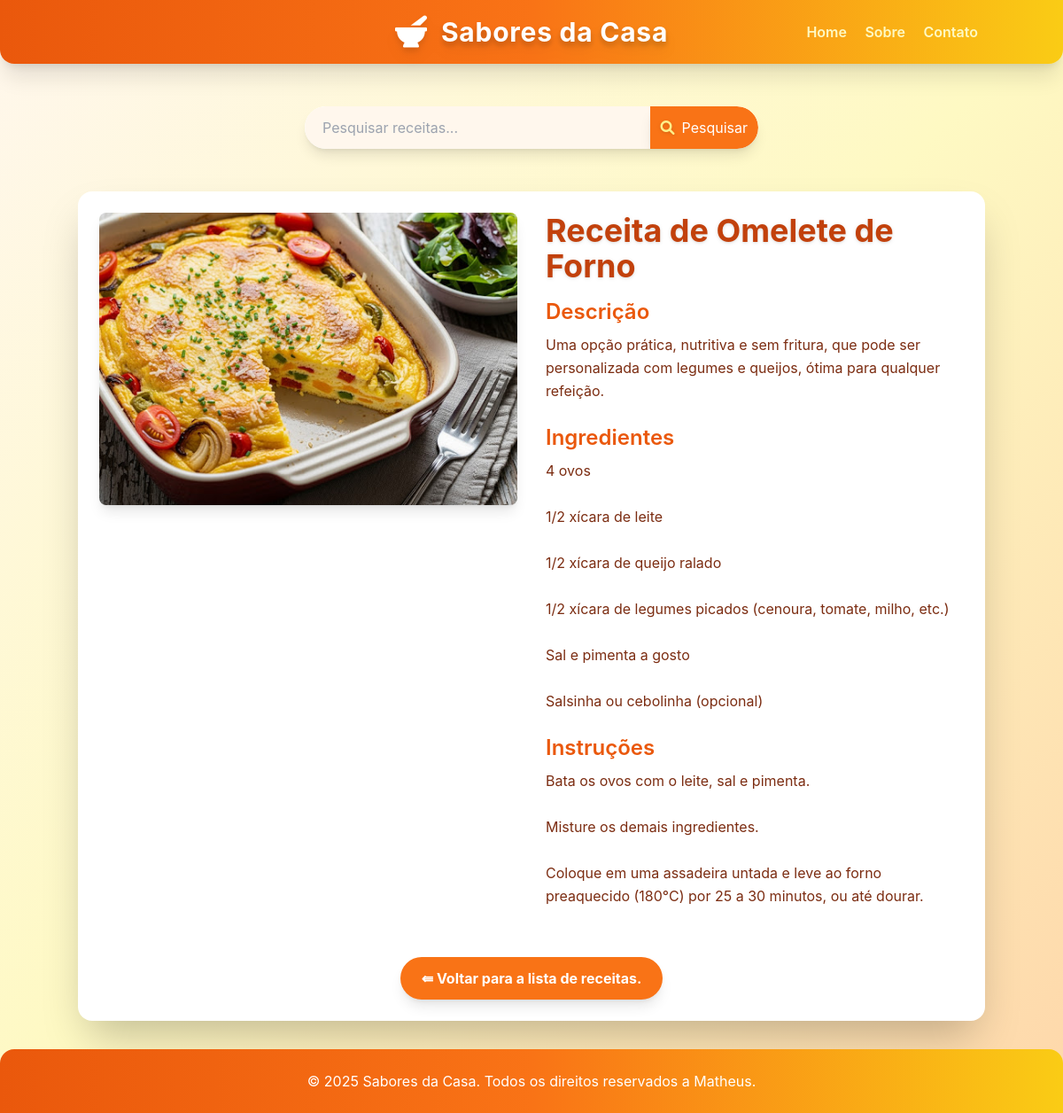
The app's page /receitas/receita/4/ with its own data.
### receitas/models.py (models this page shows, shortened)
class Receita(models.Model):
    CATEGORIAS = [
        ("doces", "Doces"),
        ("salgadas", "Salgadas"),
        ("bebidas", "Bebidas"),
    ]
    title = models.CharField(max_length=200)
    description = models.TextField()
    ingredients = models.TextField()
    instructions = models.TextField()
    categoria = models.CharField(max_length=20, choices=CATEGORIAS, default="doces")
    image = models.ImageField(upload_to="receitas/images/", null=True, blank=True)
    created_at = models.DateTimeField(auto_now_add=True)
    updated_at = models.DateTimeField(auto_now=True)
    class Meta:
        verbose_name = "Receita"
        verbose_name_plural = "Receitas"
        ordering = ["-created_at"]

### receitas/views.py (the view)
# urls.py: path('receita/<int:id>/', views.receita_detail, name='receita_detail'),
def receita_detail(request, id):
    receita = get_object_or_404(Receita, pk=id)
    return render(request, "receitas/receita_detail.html", {"receita": receita})

### receitas/templates/receitas/receita_detail.html (shortened to what this page needs)
{% extends "receitas/base.html" %}
{% block content %}
<div class="flex flex-col md:flex-row gap-8">
    {% if receita.image %}
    <div class="md:w-1/2">
        <img src="{{ receita.image.url }}" alt="[Imagem da {{ receita.title }}]"
            class="w-full h-auto object-cover rounded-lg shadow-lg transition-shadow duration-300">
    </div>
    {% endif %}
    <div class="md:w-1/2">
        <h2 class="text-4xl font-bold text-orange-700 mb-4 drop-shadow">{{ receita.title }}</h2>
        <h3 class="text-2xl font-semibold text-orange-600 mb-2">Descrição</h3>
        <p class="text-orange-900 mb-6 leading-relaxed">{{ receita.description }}</p>
        <h3 class="text-2xl font-semibold text-orange-600 mb-2">Ingredientes</h3>
        <p class="text-orange-900 mb-6 leading-relaxed whitespace-pre-wrap">{{ receita.ingredients }}</p>
        <h3 class="text-2xl font-semibold text-orange-600 mb-2">Instruções</h3>
        <p class="text-orange-900 mb-6 leading-relaxed whitespace-pre-wrap">{{ receita.instructions }}</p>
    </div>
</div>
<div class="mt-8 text-center">
    <a href="{% url 'home' %}"
        class="inline-block bg-orange-500 hover:bg-orange-600 text-white font-bold py-3 px-6 rounded-full transition duration-300 ease-in-out shadow-lg">
        &lAarr; Voltar para a lista de receitas.
    </a>
</div>
{% endblock %}

### receitas/templates/receitas/base.html (style rules this page uses)
body { font-family: 'Inter', sans-serif; }

### records on screen
Receita: image (picture), title "Receita de Omelete de Forno", description "Uma opção prática, nutritiva e sem fritura, que pode ser personalizada com legumes e queijos, ótima para qualquer refeição.", ingredients "4 ovos 1/2 xícara de leite 1/2 xícara de queijo ralado 1/2 xícara de legumes picados (cenoura, tomate, milho, etc.) Sal e pimenta a gosto Salsinha ou cebolinha (opcional)", instructions "Bata os ovos com o leite, sal e pimenta. Misture os demais ingredientes. Coloque em uma assadeira untada e leve ao forno preaquecido (180°C) por 25 a 30 minutos, ou até dourar."
